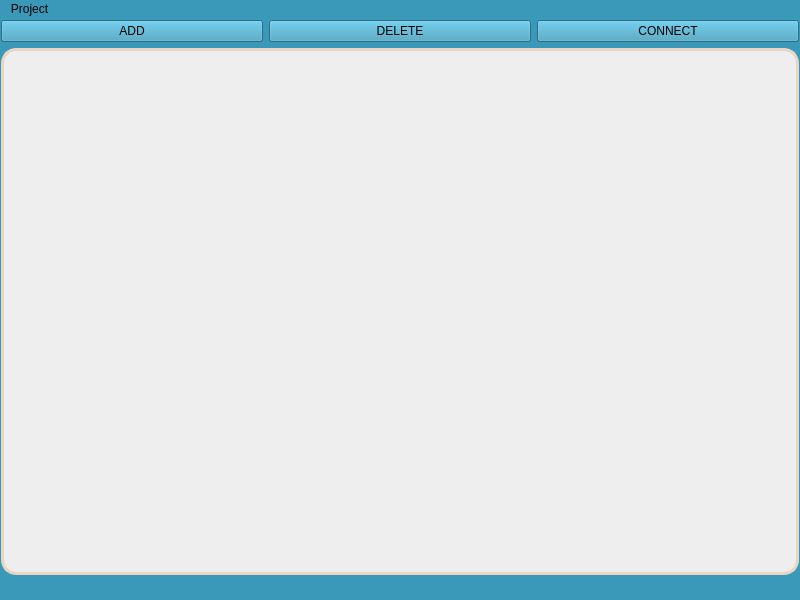
<?xml version="1.0" encoding="UTF-8"?>
<ui version="4.0">
 <class>MainWindow</class>
 <widget class="QMainWindow" name="MainWindow">
  <property name="geometry">
   <rect>
    <x>0</x>
    <y>0</y>
    <width>800</width>
    <height>600</height>
   </rect>
  </property>
  <property name="sizePolicy">
   <sizepolicy hsizetype="Expanding" vsizetype="Expanding">
    <horstretch>0</horstretch>
    <verstretch>0</verstretch>
   </sizepolicy>
  </property>
  <property name="windowTitle">
   <string>MainWindow</string>
  </property>
  <property name="styleSheet">
   <string notr="true">background-color: #3A98B9;</string>
  </property>
  <widget class="QWidget" name="centralwidget">
   <layout class="QVBoxLayout" name="verticalLayout_2">
    <property name="leftMargin">
     <number>1</number>
    </property>
    <property name="topMargin">
     <number>1</number>
    </property>
    <property name="rightMargin">
     <number>1</number>
    </property>
    <property name="bottomMargin">
     <number>3</number>
    </property>
    <item>
     <layout class="QHBoxLayout" name="horizontalLayout">
      <item>
       <widget class="QPushButton" name="pushButton">
        <property name="sizePolicy">
         <sizepolicy hsizetype="Expanding" vsizetype="Expanding">
          <horstretch>0</horstretch>
          <verstretch>20</verstretch>
         </sizepolicy>
        </property>
        <property name="text">
         <string>ADD</string>
        </property>
       </widget>
      </item>
      <item>
       <widget class="QPushButton" name="pushButton_2">
        <property name="sizePolicy">
         <sizepolicy hsizetype="Expanding" vsizetype="Expanding">
          <horstretch>0</horstretch>
          <verstretch>20</verstretch>
         </sizepolicy>
        </property>
        <property name="text">
         <string>DELETE</string>
        </property>
       </widget>
      </item>
      <item>
       <widget class="QPushButton" name="pushButton_3">
        <property name="sizePolicy">
         <sizepolicy hsizetype="Expanding" vsizetype="Expanding">
          <horstretch>0</horstretch>
          <verstretch>20</verstretch>
         </sizepolicy>
        </property>
        <property name="text">
         <string>CONNECT</string>
        </property>
       </widget>
      </item>
     </layout>
    </item>
    <item>
     <widget class="Custom_View" name="graphicsView">
      <property name="sizePolicy">
       <sizepolicy hsizetype="Expanding" vsizetype="Expanding">
        <horstretch>0</horstretch>
        <verstretch>80</verstretch>
       </sizepolicy>
      </property>
      <property name="contextMenuPolicy">
       <enum>Qt::CustomContextMenu</enum>
      </property>
      <property name="styleSheet">
       <string notr="true">background-color: #EEEEEE;
border: 3px solid #E8D5C4;
border-radius: 15px;</string>
      </property>
      <property name="dragMode">
       <enum>QGraphicsView::ScrollHandDrag</enum>
      </property>
      <property name="transformationAnchor">
       <enum>QGraphicsView::AnchorUnderMouse</enum>
      </property>
      <property name="resizeAnchor">
       <enum>QGraphicsView::AnchorUnderMouse</enum>
      </property>
     </widget>
    </item>
   </layout>
  </widget>
  <widget class="QMenuBar" name="menubar">
   <property name="geometry">
    <rect>
     <x>0</x>
     <y>0</y>
     <width>800</width>
     <height>21</height>
    </rect>
   </property>
   <widget class="QMenu" name="menuProject">
    <property name="title">
     <string>Project</string>
    </property>
    <addaction name="actionAdd"/>
    <addaction name="actionDelete"/>
    <addaction name="actionConnect"/>
   </widget>
   <addaction name="menuProject"/>
  </widget>
  <widget class="QStatusBar" name="statusbar"/>
  <action name="actionAdd">
   <property name="text">
    <string>Add</string>
   </property>
   <property name="shortcut">
    <string>Shift+A</string>
   </property>
  </action>
  <action name="actionDelete">
   <property name="text">
    <string>Delete</string>
   </property>
   <property name="shortcut">
    <string>Del</string>
   </property>
  </action>
  <action name="actionConnect">
   <property name="text">
    <string>Connect</string>
   </property>
   <property name="shortcut">
    <string>Ctrl+C</string>
   </property>
  </action>
 </widget>
 <customwidgets>
  <customwidget>
   <class>Custom_View</class>
   <extends>QGraphicsView</extends>
   <header>custom_view.h</header>
  </customwidget>
 </customwidgets>
 <resources/>
 <connections/>
</ui>
